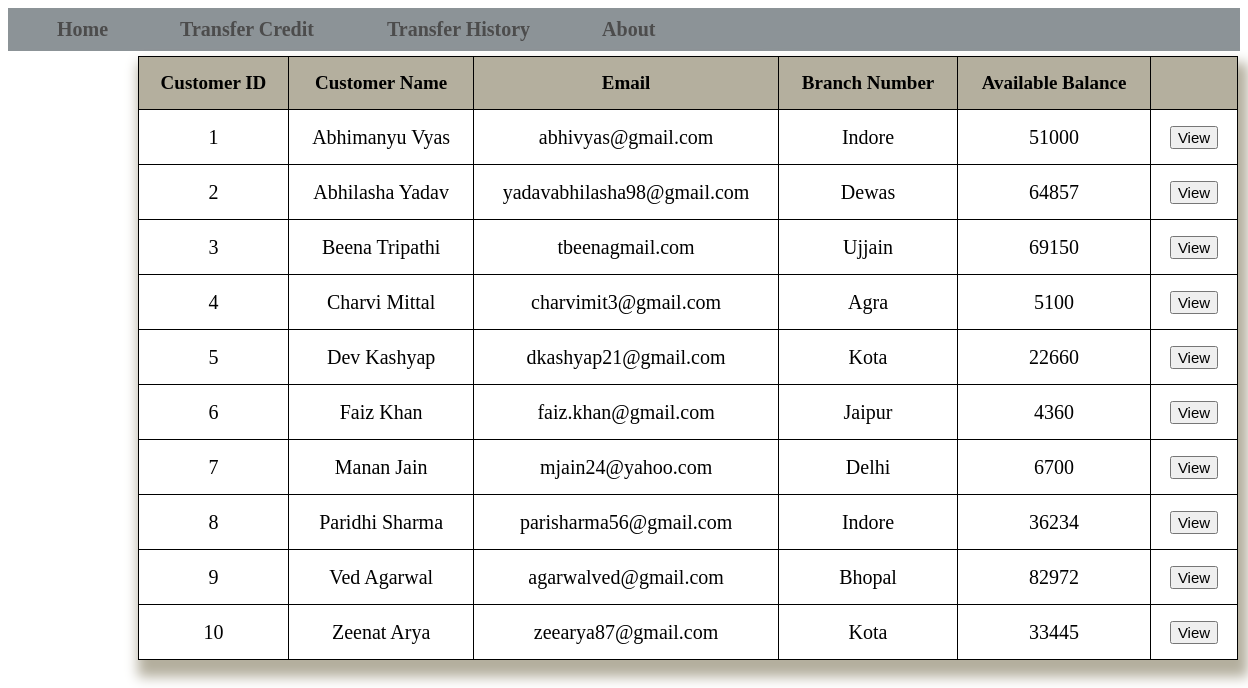
The app's page /User_list.php with its own data.
### tables this page shows
CREATE TABLE `bankusers` (
  `CustomerID` int(5) NOT NULL,
  `AccountNumber` int(10) NOT NULL,
  `CustomerName` varchar(50) DEFAULT NULL,
  `Email` varchar(30) NOT NULL,
  `BranchName` varchar(50) DEFAULT NULL,
  `AvailableBalance` int(10) NOT NULL
);

### User_list.php (the view, shortened to what this page needs)
<!DOCTYPE html>
<html>
	<head>
	  <link rel="stylesheet" href="index.css?v=<?php echo time();?>">
	 </head>
  <body>
  <nav>
    <ul>
	  <li><a href= "Home.php">Home</a></li>
      <li><a href = "TransferCredits.php">Transfer Credit </a></li>
      <li><a href="TransferHistory.php">Transfer History</a></li>
	  <li><a href = "About.php">About</a></li>
	  </ul>
   </nav>
<?php
	 $conn = mysqli_connect("localhost", "root", "", "banking");
      $sqlget = 'SELECT * FROM bankusers';
      $sqldata = mysqli_query($conn,$sqlget) or die('Error Getting the data');
      echo "<table border='1'>
      <caption></caption>";
      echo "<tr>
          <th>Customer ID</th>
          <th>Customer Name</th>
          <th>Email</th>
          <th>Branch Number</th>
          <th>Available Balance</th>
          <th></th>
          </tr>";
      while($row = mysqli_fetch_array($sqldata, MYSQLI_ASSOC)){
          echo "<tr><td>";
              echo $row['CustomerID'];
          echo "</td><td>";
              echo $row['CustomerName'];
          echo "</td><td>";
              echo $row['Email'];
          echo "</td><td>";
              echo $row['BranchName'];
          echo "</td><td>";
              echo $row['AvailableBalance'];
          echo "</td><td class='view'>";
              echo "<button><a href='Detail.php?id=$row[CustomerID]'>View</a></button>";
          echo "</td></tr>";
      }
      echo "</table>";
  ?>
  </body>
</html>

### index.css (style rules this page uses)
body { background-image: url(indexBack.jpg); background-attachment:fixed; background-size:cover; }
nav { background-color:#5C656B; opacity:0.7; }
nav ul { margin:5px; padding:10px; }
nav ul li { list-style-type:none; display:inline; padding:20px; font-size:20px; font-weight:bold; }
nav ul li a { text-decoration:none; color:black; cursor:pointer; padding: 14px 14px; }
table { font-family:'Times New Roman', Times, serif; margin-top: 5px; margin-left:130px; width:1100px; box-shadow: 5px 12px 12px 5px #B4AF9E ; }
table, td, th { font-size: 20px; font-weight: 200; padding:15px; border:1px solid; border-collapse:collapse; text-align:center; }
table th { background-color: #B4AF9E; font-size:19px; font-weight:bold; }
table a { font-size: 15px; text-decoration: none; color: black; }

### records on screen
bankusers: CustomerID "1", CustomerName "Abhimanyu Vyas", Email "abhivyas@gmail.com", BranchName "Indore", AvailableBalance "51000"
bankusers: CustomerID "2", CustomerName "Abhilasha Yadav", Email "yadavabhilasha98@gmail.com", BranchName "Dewas", AvailableBalance "64857"
bankusers: CustomerID "3", CustomerName "Beena Tripathi", Email "tbeenagmail.com", BranchName "Ujjain", AvailableBalance "69150"
bankusers: CustomerID "4", CustomerName "Charvi Mittal", Email "charvimit3@gmail.com", BranchName "Agra", AvailableBalance "5100"
bankusers: CustomerID "5", CustomerName "Dev Kashyap", Email "dkashyap21@gmail.com", BranchName "Kota", AvailableBalance "22660"
bankusers: CustomerID "6", CustomerName "Faiz Khan", Email "faiz.khan@gmail.com", BranchName "Jaipur", AvailableBalance "4360"
bankusers: CustomerID "7", CustomerName "Manan Jain", Email "mjain24@yahoo.com", BranchName "Delhi", AvailableBalance "6700"
bankusers: CustomerID "8", CustomerName "Paridhi Sharma", Email "parisharma56@gmail.com", BranchName "Indore", AvailableBalance "36234"
bankusers: CustomerID "9", CustomerName "Ved Agarwal", Email "agarwalved@gmail.com", BranchName "Bhopal", AvailableBalance "82972"
bankusers: CustomerID "10", CustomerName "Zeenat Arya", Email "zeearya87@gmail.com", BranchName "Kota", AvailableBalance "33445"
